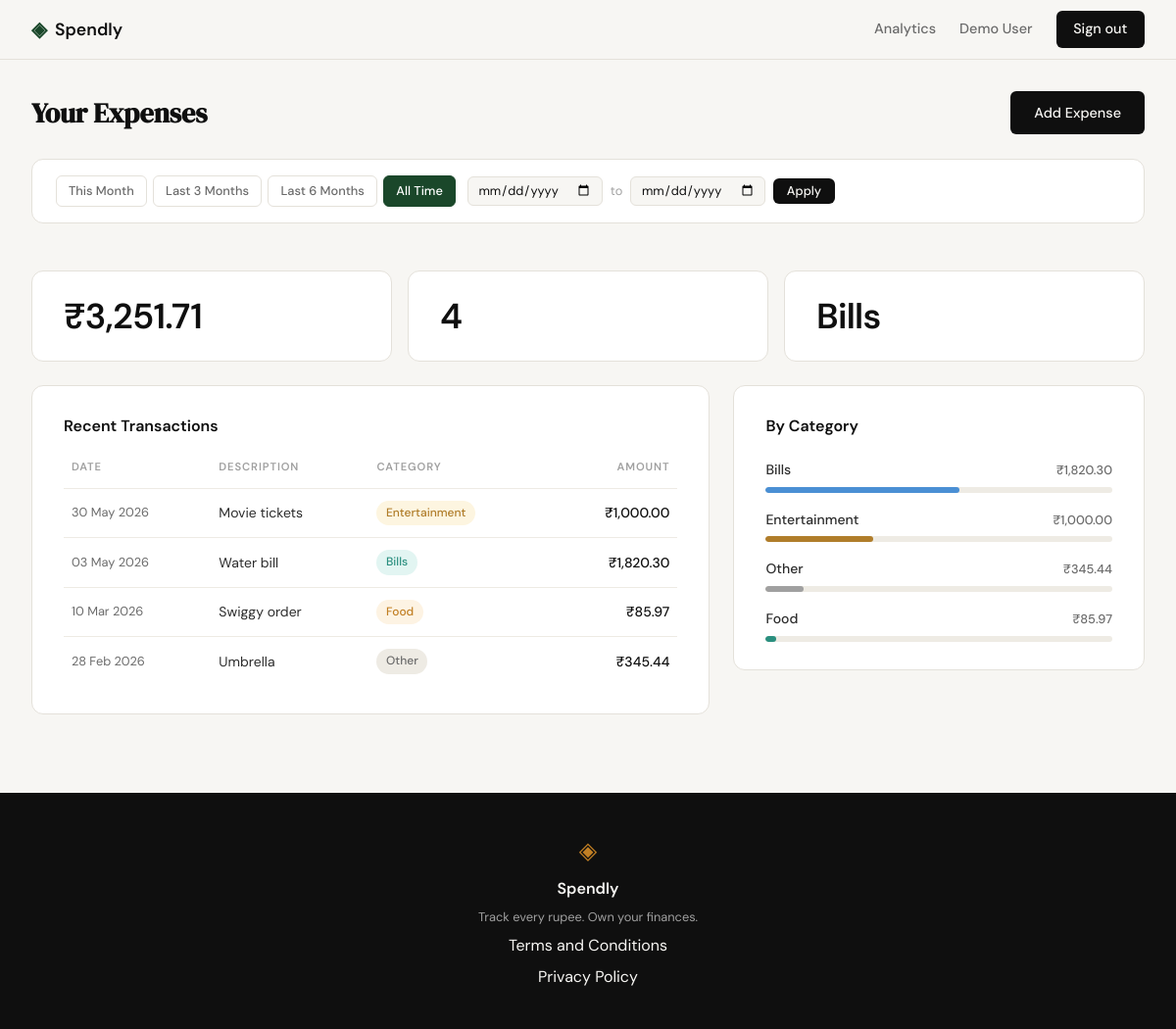
Page /profile (signed in) on the earlier database version.
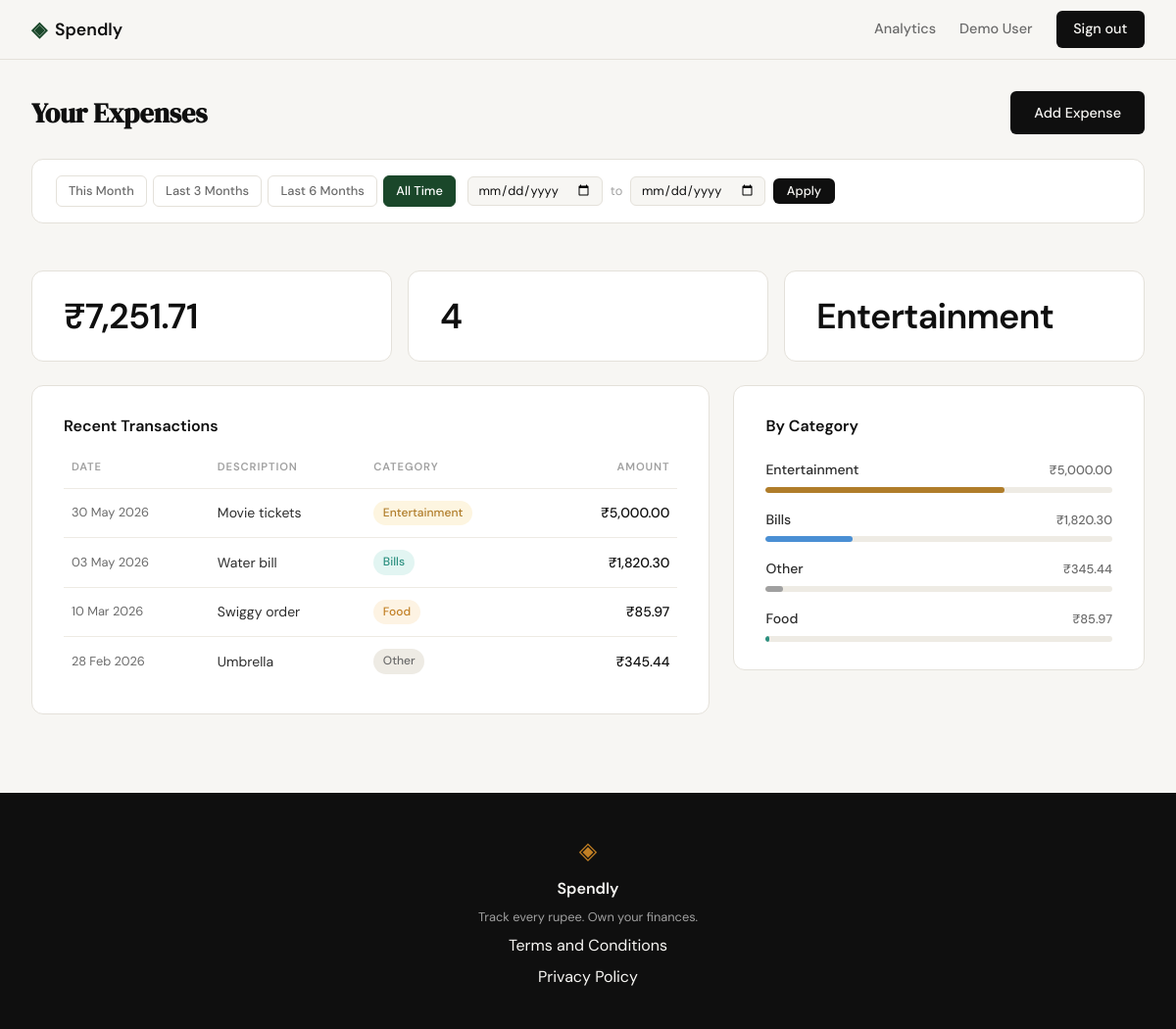
Same page on the later database version.
### tables this page shows
CREATE TABLE expenses (
            id          INTEGER PRIMARY KEY AUTOINCREMENT,
            user_id     INTEGER NOT NULL REFERENCES users(id),
            amount      REAL    NOT NULL,
            category    TEXT    NOT NULL,
            date        TEXT    NOT NULL,
            description TEXT,
            created_at  TEXT    DEFAULT (datetime('now'))
        );

### app.py (the view)
@app.route("/profile")
def profile():
    if not session.get("user_id"):
        return redirect(url_for("login"))
    user_id = session["user_id"]
    date_from = _parse_date(request.args.get("date_from", ""))
    date_to   = _parse_date(request.args.get("date_to",   ""))
    if date_from and date_to and date_from > date_to:
        flash("Start date must be before end date.", "error")
        date_from = date_to = None
    df_str = date_from.strftime("%Y-%m-%d") if date_from else None
    dt_str = date_to.strftime("%Y-%m-%d")   if date_to   else None
    today = date.today()
    preset_this_month = {
        "date_from": today.replace(day=1).strftime("%Y-%m-%d"),
        "date_to":   today.strftime("%Y-%m-%d"),
    }
    preset_last_3 = {
        "date_from": _months_ago(today, 3).strftime("%Y-%m-%d"),
        "date_to":   today.strftime("%Y-%m-%d"),
    }
    preset_last_6 = {
        "date_from": _months_ago(today, 6).strftime("%Y-%m-%d"),
        "date_to":   today.strftime("%Y-%m-%d"),
    }
    if df_str is None and dt_str is None:
        active_filter = "all"
    elif df_str == preset_this_month["date_from"] and dt_str == preset_this_month["date_to"]:
        active_filter = "this_month"
    elif df_str == preset_last_3["date_from"] and dt_str == preset_last_3["date_to"]:
        active_filter = "last_3"
    elif df_str == preset_last_6["date_from"] and dt_str == preset_last_6["date_to"]:
        active_filter = "last_6"
    else:
        active_filter = "custom"
    db_user = get_user_by_id(user_id)
    if db_user is None:
        abort(404)
    member_since = datetime.strptime(db_user["created_at"], "%Y-%m-%d %H:%M:%S").strftime("%d %b %Y")
    user = {
        "name": db_user["name"],
        "email": db_user["email"],
        "member_since": member_since,
    }
    transactions = [
        {
            "date":        datetime.strptime(row["date"], "%Y-%m-%d").strftime("%d %b %Y"),
            "description": row["description"] or "",
            "category":    row["category"],
            "amount":      f"₹{row['amount']:,.2f}",
        }
        for row in get_expenses_by_user(user_id, date_from=df_str, date_to=dt_str)
    ]
    raw_stats = get_expense_stats(user_id, date_from=df_str, date_to=dt_str)
    stats = {
        "total_spent":       f"₹{raw_stats['total_spent']:,.2f}",
        "transaction_count": raw_stats["transaction_count"],
        "top_category":      raw_stats["top_category"],
    }
    raw_categories = get_category_breakdown(user_id, date_from=df_str, date_to=dt_str)
    grand_total = sum(row["total"] for row in raw_categories)
    categories = [
        {
            "name":       row["category"],
            "amount":     f"₹{row['total']:,.2f}",
            "percentage": round(row["total"] / grand_total * 100) if grand_total else 0,
        }
        for row in raw_categories
    ]
    return render_template(
        "profile.html",
        user=user,
        stats=stats,
        transactions=transactions,
        categories=categories,
        active_filter=active_filter,
        date_from=df_str or "",
        date_to=dt_str or "",
        preset_this_month=preset_this_month,
        preset_last_3=preset_last_3,
        preset_last_6=preset_last_6,
    )

### app.py (called while the page is built)
def _parse_date(value):
    if not value:
        return None
    try:
        return datetime.strptime(value, "%Y-%m-%d").date()
    except ValueError:
        return None

def _months_ago(today, n):
    m, y = today.month - n, today.year
    if m <= 0:
        m += 12
        y -= 1
    try:
        return date(y, m, today.day)
    except ValueError:
        return date(y, m, 1)

### database/db.py (called while the page is built)
def get_db():
    conn = sqlite3.connect(_DB_PATH)
    conn.row_factory = sqlite3.Row
    conn.execute("PRAGMA foreign_keys = ON")
    return conn

def get_user_by_id(user_id):
    conn = get_db()
    user = conn.execute(
        "SELECT id, name, email, created_at FROM users WHERE id = ?",
        (user_id,),
    ).fetchone()
    conn.close()
    return user

def _date_clause(date_from, date_to):
    if date_from and date_to:
        return " AND date BETWEEN ? AND ?", (date_from, date_to)
    return "", ()

def get_expenses_by_user(user_id, date_from=None, date_to=None):
    extra_sql, extra_params = _date_clause(date_from, date_to)
    conn = get_db()
    rows = conn.execute(
        "SELECT id, amount, category, date, description "
        "FROM expenses WHERE user_id = ?"
        + extra_sql +
        " ORDER BY date DESC",
        (user_id,) + extra_params,
    ).fetchall()
    conn.close()
    return rows

def get_expense_stats(user_id, date_from=None, date_to=None):
    extra_sql, extra_params = _date_clause(date_from, date_to)
    conn = get_db()
    agg = conn.execute(
        "SELECT SUM(amount) AS total, COUNT(*) AS cnt FROM expenses WHERE user_id = ?"
        + extra_sql,
        (user_id,) + extra_params,
    ).fetchone()
    top_row = conn.execute(
        "SELECT category, SUM(amount) AS cat_total "
        "FROM expenses WHERE user_id = ?"
        + extra_sql +
        " GROUP BY category ORDER BY cat_total DESC LIMIT 1",
        (user_id,) + extra_params,
    ).fetchone()
    conn.close()
    return {
        "total_spent":       agg["total"] if agg["total"] is not None else 0.0,
        "transaction_count": agg["cnt"]   if agg["cnt"]   is not None else 0,
        "top_category":      top_row["category"] if top_row else "—",
    }

### templates/profile.html (shortened to what this page needs)
{% extends "base.html" %}
{% block head %}
<link rel="stylesheet" href="{{ url_for('static', filename='css/profile.css') }}">
{% endblock %}
{% block content %}
<section class="profile-section">
    <div class="profile-inner">
        <div class="profile-header">
            <h1 class="profile-title">Your Expenses</h1>
            <a href="{{ url_for('add_expense') }}" class="btn-primary">Add Expense</a>
        </div>
        <div class="filter-bar">
            <div class="filter-presets">
                <a href="{{ url_for('profile', date_from=preset_this_month.date_from, date_to=preset_this_month.date_to) }}"
                   class="filter-preset{% if active_filter == 'this_month' %} filter-preset--active{% endif %}">This Month</a>
                <a href="{{ url_for('profile', date_from=preset_last_3.date_from, date_to=preset_last_3.date_to) }}"
                   class="filter-preset{% if active_filter == 'last_3' %} filter-preset--active{% endif %}">Last 3 Months</a>
                <a href="{{ url_for('profile', date_from=preset_last_6.date_from, date_to=preset_last_6.date_to) }}"
                   class="filter-preset{% if active_filter == 'last_6' %} filter-preset--active{% endif %}">Last 6 Months</a>
                <a href="{{ url_for('profile') }}"
                   class="filter-preset{% if active_filter == 'all' %} filter-preset--active{% endif %}">All Time</a>
            </div>
            <form method="GET" action="{{ url_for('profile') }}" class="filter-custom">
                <input type="date" name="date_from" value="{{ date_from }}" class="filter-date-input" aria-label="From date">
                <span class="filter-date-sep">to</span>
                <input type="date" name="date_to" value="{{ date_to }}" class="filter-date-input" aria-label="To date">
                <button type="submit" class="filter-apply-btn">Apply</button>
            </form>
        </div>
        <div class="profile-stats">
            <div class="profile-stat-card">
                <div class="profile-stat-value">{{ stats.total_spent }}</div>
            </div>
            <div class="profile-stat-card">
                <div class="profile-stat-value">{{ stats.transaction_count }}</div>
            </div>
            <div class="profile-stat-card">
                <div class="profile-stat-value">{{ stats.top_category }}</div>
            </div>
        </div>
        <div class="profile-main-grid">
            <div class="profile-card">
                <h2 class="profile-card-title">Recent Transactions</h2>
                <table class="txn-table">
                    <thead>
                        <tr>
                            <th class="txn-th">Date</th>
                            <th class="txn-th">Description</th>
                            <th class="txn-th">Category</th>
                            <th class="txn-th txn-th-right">Amount</th>
                        </tr>
                    </thead>
                    <tbody>
                        {% if transactions %}
                            {% for txn in transactions %}
                            <tr class="txn-row">
                                <td class="txn-date">{{ txn.date }}</td>
                                <td class="txn-desc">{{ txn.description }}</td>
                                <td class="txn-cat">
                                    <span class="cat-badge cat-{{ txn.category | lower }}">
                                        {{ txn.category }}
                                    </span>
                                </td>
                                <td class="txn-amount">{{ txn.amount }}</td>
                            </tr>
                            {% endfor %}
                        {% else %}
                        <tr class="txn-row">
                            <td colspan="4" class="txn-empty-cell">No transactions found for this period.</td>
                        </tr>
                        {% endif %}
                    </tbody>
                </table>
            </div>
            <div class="profile-card">
                <h2 class="profile-card-title">By Category</h2>
                <div class="category-bars">
                    {% for cat in categories %}
                    <div class="cat-bar-row">
                        <div class="cat-bar-meta">
                            <span class="cat-bar-name">{{ cat.name }}</span>
                            <span class="cat-bar-amount">{{ cat.amount }}</span>
                        </div>
                        <div class="bar-track">
                            <div class="cat-bar-fill cat-bar-{{ cat.name | lower }}"
                                 style="width: {{ cat.percentage }}%"></div>
                        </div>
                    </div>
                    {% endfor %}
                </div>
            </div>
        </div>
    </div>
</section>
{% endblock %}

### templates/base.html (shortened to what this page needs)
<!DOCTYPE html>
<html lang="en">
<head>
    <link rel="stylesheet" href="{{ url_for('static', filename='css/style.css') }}">
    {% block head %}{% endblock %}
</head>
<body>
    <nav class="navbar">
        <div class="nav-inner">
            <a href="{{ url_for('landing') }}" class="nav-brand">
                <span class="brand-icon">◈</span>
                <span class="brand-name">Spendly</span>
            </a>
            <div class="nav-links">
                {% if session.get("user_id") %}
                    <a href="{{ url_for('analytics') }}"
                       class="{% if request.endpoint == 'analytics' %}active{% endif %}">Analytics</a>
                    <a href="{{ url_for('profile') }}" class="nav-user">Demo User</a>
                    <a href="{{ url_for('logout') }}" class="nav-cta">Sign out</a>
                {% else %}
                    <a href="{{ url_for('login') }}">Sign in</a>
                    <a href="{{ url_for('register') }}" class="nav-cta">Get started</a>
                {% endif %}
            </div>
        </div>
    </nav>
    <main class="main-content">
        {% block content %}{% endblock %}
    </main>
    <footer class="footer">
        <div class="footer-inner">
            <span class="brand-icon">◈</span>
            <span class="footer-name">Spendly</span>
            <p class="footer-copy">Track every rupee. Own your finances.</p>
            <p><a href="{{ url_for('terms') }}">Terms and Conditions</a></p>
            <p><a href="{{ url_for('privacy') }}">Privacy Policy</a></p>
        </div>
    </footer>
</body>
</html>

### static/css/style.css (style rules this page uses)
:root { --ink: #0f0f0f; --ink-soft: #2d2d2d; --ink-muted: #6b6b6b; --ink-faint: #a0a0a0; --paper: #f7f6f3; --paper-warm: #f0ede6; --paper-card: #ffffff; --accent: #1a472a; --accent-light: #e8f0eb; --accent-2: #c17f24; --accent-2-light: #fdf3e3; --danger: #c0392b; --danger-light: #fdecea; --border: #e4e1da; --border-soft: #eeebe4; --font-display: 'DM Serif Display', Georgia, serif; --font-body: 'DM Sans', system-ui, sans-serif; --max-width: 1200px; --auth-width: 440px; --radius-sm: 6px; --radius-md: 12px; --radius-lg: 20px; }
*, *::before, *::after { box-sizing: border-box; margin: 0; padding: 0; }
html { font-size: 16px; scroll-behavior: smooth; }
body { background: var(--paper); color: var(--ink); font-family: var(--font-body); font-size: 1rem; line-height: 1.6; -webkit-font-smoothing: antialiased; }
a { color: inherit; text-decoration: none; }
.navbar { position: sticky; top: 0; z-index: 100; background: var(--paper); border-bottom: 1px solid var(--border); padding: 0 2rem; }
.nav-inner { max-width: var(--max-width); margin: 0 auto; height: 60px; display: flex; align-items: center; justify-content: space-between; }
.nav-brand { display: flex; align-items: center; gap: 0.5rem; font-family: var(--font-body); font-weight: 600; font-size: 1.1rem; color: var(--ink); }
.brand-icon { color: var(--accent); font-size: 1.3rem; }
.brand-name { color: var(--ink); }
.nav-links { display: flex; align-items: center; gap: 1.5rem; font-size: 0.9rem; font-weight: 500; }
.nav-links a { color: var(--ink-muted); transition: color 0.2s; }
.nav-cta { background: var(--ink) !important; color: var(--paper) !important; padding: 0.45rem 1.1rem; border-radius: var(--radius-sm); transition: background 0.2s !important; }
.main-content { min-height: calc(100vh - 60px - 100px); }
.btn-primary { display: inline-block; background: var(--ink); color: var(--paper); padding: 0.65rem 1.5rem; border-radius: var(--radius-sm); font-family: var(--font-body); font-size: 0.9rem; font-weight: 500; cursor: pointer; border: none; transition: background 0.2s; text-decoration: none; }
.footer { background: var(--ink); color: var(--paper); padding: 2.5rem 2rem; text-align: center; }
.footer-inner { display: flex; flex-direction: column; align-items: center; gap: 0.4rem; }
.footer .brand-icon { color: var(--accent-2); font-size: 1.5rem; }
.footer-name { font-weight: 600; font-size: 1rem; }
.footer-copy { font-size: 0.8rem; color: var(--ink-faint); }

Differences in the rows shown:
changed expenses "Movie tickets": amount "₹1,000.00" → "₹5,000.00"
Other differences:
{{ stats.total_spent }}: "₹3,251.71" → "₹7,251.71"
{{ stats.top_category }}: "Bills" → "Entertainment"
{{ cat.percentage }}: 56 → 25 (drawn)
{{ cat.percentage }}: 11 → 5 (drawn)
{{ cat.percentage }}: 3 → 1 (drawn)
new list line: "Entertainment ₹5,000.00"
list line gone: "Entertainment ₹1,000.00"
